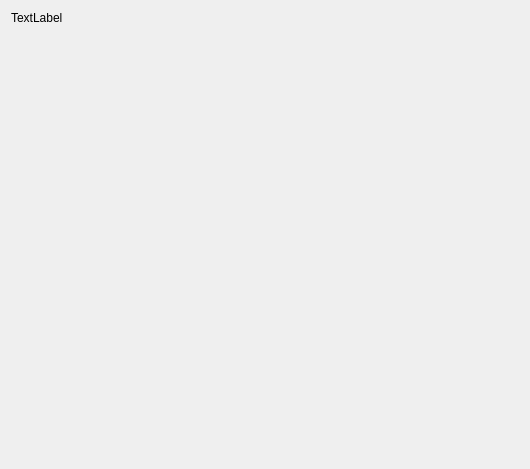
<?xml version="1.0" encoding="UTF-8"?>
<ui version="4.0">
 <class>WeatherWidget</class>
 <widget class="QWidget" name="WeatherWidget">
  <property name="geometry">
   <rect>
    <x>0</x>
    <y>0</y>
    <width>530</width>
    <height>469</height>
   </rect>
  </property>
  <property name="windowTitle">
   <string>Form</string>
  </property>
  <layout class="QVBoxLayout" name="verticalLayout_2">
   <item>
    <widget class="QLabel" name="weatherLabel">
     <property name="sizePolicy">
      <sizepolicy hsizetype="Minimum" vsizetype="Minimum">
       <horstretch>0</horstretch>
       <verstretch>0</verstretch>
      </sizepolicy>
     </property>
     <property name="text">
      <string>TextLabel</string>
     </property>
    </widget>
   </item>
   <item>
    <widget class="QWidget" name="weatherWidget" native="true">
     <property name="sizePolicy">
      <sizepolicy hsizetype="MinimumExpanding" vsizetype="MinimumExpanding">
       <horstretch>0</horstretch>
       <verstretch>0</verstretch>
      </sizepolicy>
     </property>
    </widget>
   </item>
  </layout>
 </widget>
 <resources/>
 <connections/>
</ui>
